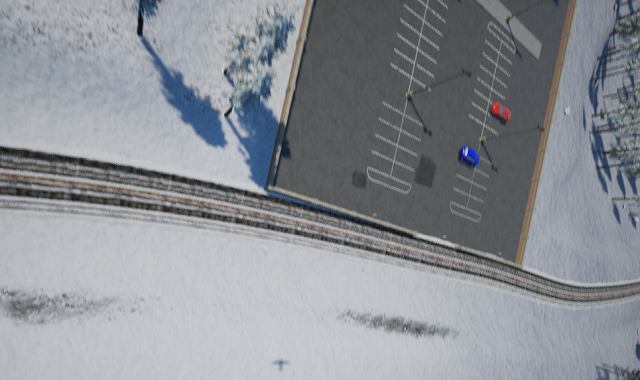
#> input picture all_opencv/img.png, 640 x 380 px
$ python normal_coord.py
#> lines starting #> are read from the running program, lines starting #| are printed output that depends on the picture; after the words box and inside, x2 and y2 are one past the last pixel; in counts of white or black regions, pixels touching at a corner belong together; long printed decimals are rounded
#> further down, image is the input picture: shape (380, 640, 3); mean B, G, R 148.9, 143.5, 139.5
import cv2
import numpy as np
import math

import math


def deg_to_rad(grad):
    return grad / 360 * math.pi * 2


def cos(grad):
    return math.cos(deg_to_rad(grad))


def sin(grad):
    return math.sin(deg_to_rad(grad))

def detectCar(image, camera_zxy, heading):
#> called with camera_zxy = (325.5, 418.1, 99.88), heading = -52.49
    f = 6.1 * 1e-3  # Фокусное расстояние
    ph = 7.8 * 1e-6  # высота пикселя
    pw = 9.2 * 1e-6  # ширина пикселя
    resolution = (640, 380)  # Размер изображения в пикселях
    height, width = image.shape[:2]
#> height = 380; width = 640

    # ------------ ПОИСК ИЗОБРАЖЕНИЯ -----------
    lower_mask = np.array([178, 40, 43], dtype="uint8")
    upper_mask = np.array([222, 91, 82], dtype="uint8")
    mask = cv2.inRange(image, lower_mask, upper_mask)
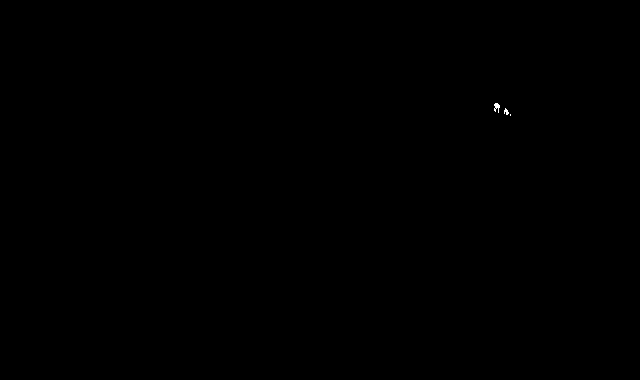
#> mask: shape (380, 640); 0.02% white in thin lines or dots, all inside (x1, y1, x2, y2) = (494, 103, 511, 116)
    blurred_image = cv2.GaussianBlur(mask, (15, 15), 0)
    # ------------------------------------------

    mom = cv2.moments(blurred_image, 1)
#> mom = moments, m00 543, centre m10/m00, m01/m00 = (501.1, 109.3)
    area = mom['m00']
#> area = 543
    if area < 10:
        return None
    x_moment = mom['m10']
#> x_moment = 272091
    y_moment = mom['m01']
#> y_moment = 59324
    x = int(x_moment / area)
#> x = 501
    y = int(y_moment / area)
#> y = 109
    cv2.circle(image, (x, y), 10, (255, 255, 0), -1)
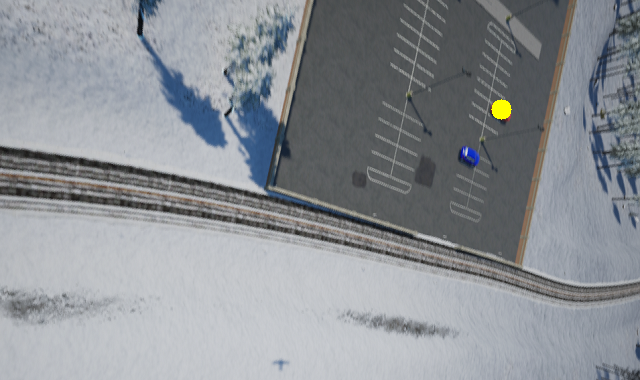
#> image: shape (380, 640, 3); mean R, G, B 139.7, 143.8, 148.8
    r_x = x - 489
#> r_x = 12
    r_y = 360 - y
#> r_y = 251
    rp_h = (ph * (camera_zxy[2] - f)) / f
    rp_w = (pw * (camera_zxy[2] - f)) / f
    r_y *= rp_h
#> r_y = 32.05
    r_x *= rp_w
#> r_x = 1.81
    r_x += camera_zxy[0]
#> r_x = 327.3
    r_y += camera_zxy[1]
#> r_y = 450.1
    print(cos(heading) * r_x, sin(heading) * r_x)
#| 199.291 -259.628
    print(cos(heading) * r_y, sin(heading) * r_y)
#| 274.081 -357.060
    return r_x, r_y


image = cv2.imread('img.png')
image = cv2.cvtColor(image, cv2.COLOR_BGR2RGB)
print(detectCar(image, (325.49, 418.07, 99.88), -52.49))
#| (327.298, 450.125)
cv2.imshow('image', image)
cv2.waitKey()
